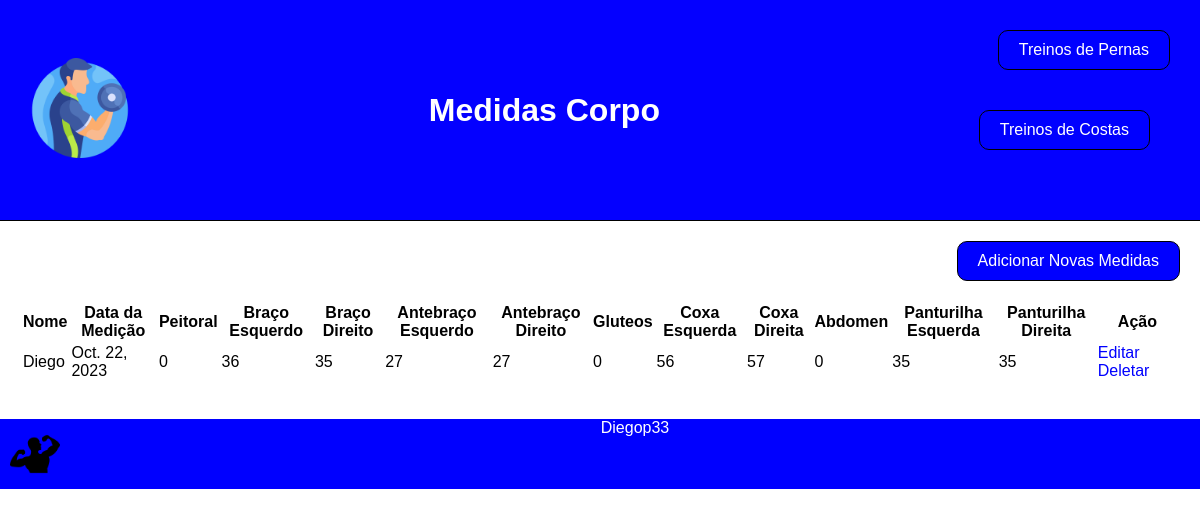
The app's page /, older data.
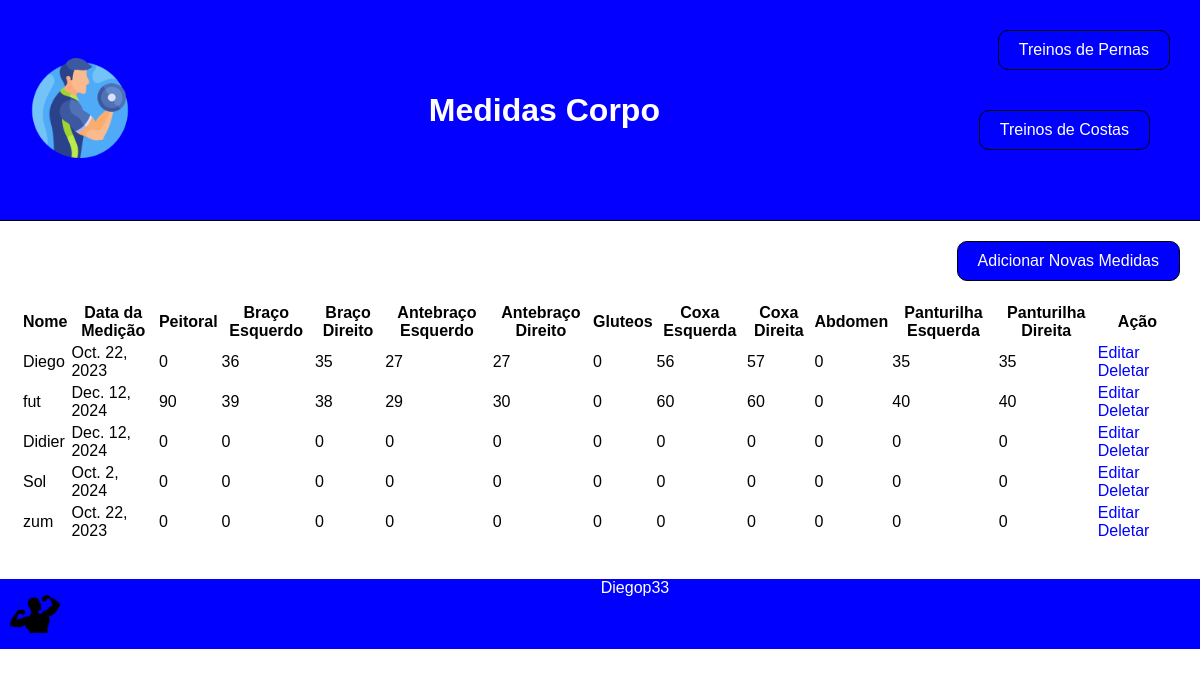
The same page, newer data.
### treino_academia/models.py (models this page shows, shortened)
class Medidas(models.Model):
    nome = models.CharField(max_length=100)
    data_medida = models.DateField()
    peitoral = models.IntegerField()
    braco_esq = models.IntegerField()
    braco_dir = models.IntegerField()
    antebraco_esq = models.IntegerField()
    antebraco_dir = models.IntegerField()
    gluteos = models.IntegerField()
    coxa_esq = models.IntegerField()
    coxa_dir = models.IntegerField()
    abdomen = models.IntegerField()
    pantu_esq = models.IntegerField()
    pantu_dir = models.IntegerField()
    class Meta:
        app_label = 'treino_academia'

### treino_academia/views.py (the view)
# urls.py: path('', views.record_list, name='index'),  # Redirecionar para a lista de registros
def record_list(request):
    records = Medidas.objects.all()
    return render(request,'record_list.html', {'records':records})

### treino_academia/templates/record_list.html (shortened to what this page needs)
{% load static %}
<!DOCTYPE html>
<html lang="pt-br">
<head>
  <link rel="stylesheet" href="{% static 'css/style.css' %}">
</head>
<body>
  <header class="header">
  <div class="logo">
   <img src="{% static 'imagens/fitness.png' %}" alt="Logo">
  </div>
  <h1>Medidas Corpo</h1>
  <div class="container">
    <div class="add-button">
      <a href="{% url  'pernas_list' %}"><button type="button">Treinos de Pernas</button></a>
    </div>
    <div class="container">
      <div class="add-button">
        <a href="{% url  'costas_list' %}"><button type="button">Treinos de Costas</button></a>
      </div>
  </header>
  <main>
    <div class="container">
    <div class="add-button">
      <a href="{% url  'record_create' %}"><button type="button">Adicionar Novas Medidas</button></a>
    </div>
 <table>
      <thead>
        <tr>
          <th>Nome</th>
          <th>Data da Medição</th>
          <th>Peitoral</th>
          <th>Braço Esquerdo</th>
          <th>Braço Direito</th>
          <th>Antebraço Esquerdo</th>
          <th>Antebraço Direito</th>
          <th>Gluteos</th>
          <th>Coxa Esquerda</th>
          <th>Coxa Direita</th>
          <th>Abdomen</th>
          <th>Panturilha Esquerda</th>
          <th>Panturilha Direita</th>
          <th>Ação</th>
        </tr>
      </thead>
      <tbody>
        {% for record in records %}
        <tr>
          <td>{{ record.nome }}</td>
          <td>{{ record.data_medida }}</td>
          <td>{{ record.peitoral }}</td>
          <td>{{ record.braco_esq }}</td>
          <td>{{ record.braco_dir }}</td>
          <td>{{ record.antebraco_esq }}</td>
          <td>{{ record.antebraco_dir }}</td>
          <td>{{ record.gluteos }}</td>
          <td>{{ record.coxa_esq }}</td>
          <td>{{ record.coxa_dir }}</td>
          <td>{{ record.abdomen }}</td>
          <td>{{ record.pantu_esq }}</td>
          <td>{{ record.pantu_dir }}</td>
          <td class="action-links">
            <a href="{% url 'record_update' record.pk %}">Editar</a>
            <a href="{% url 'record_delete' record.pk %}">Deletar</a>
          </td>
        </tr>
        {% endfor %}
      </tbody>
    </table>
  </div>
  </main>
  <footer class="cabecalho">
    <a> <img src="{% static 'imagens/gym.png' %}" alt="Logo"> </a>
   <p>Diegop33</p>
  </footer>
</body>
</html>

Row changes from the older to the newer data that the page shows:
added Medidas: nome "fut", data_medida "Dec. 12, 2024", peitoral "90", braco_esq "39", braco_dir "38", antebraco_esq "29", antebraco_dir "30", gluteos "0", coxa_esq "60", coxa_dir "60", abdomen "0", pantu_esq "40", pantu_dir "40"
added Medidas: nome "Didier", data_medida "Dec. 12, 2024", peitoral "0", braco_esq "0", braco_dir "0", antebraco_esq "0", antebraco_dir "0", gluteos "0", coxa_esq "0", coxa_dir "0", abdomen "0", pantu_esq "0", pantu_dir "0"
added Medidas: nome "Sol", data_medida "Oct. 2, 2024", peitoral "0", braco_esq "0", braco_dir "0", antebraco_esq "0", antebraco_dir "0", gluteos "0", coxa_esq "0", coxa_dir "0", abdomen "0", pantu_esq "0", pantu_dir "0"
added Medidas: nome "zum", data_medida "Oct. 22, 2023", peitoral "0", braco_esq "0", braco_dir "0", antebraco_esq "0", antebraco_dir "0", gluteos "0", coxa_esq "0", coxa_dir "0", abdomen "0", pantu_esq "0", pantu_dir "0"
